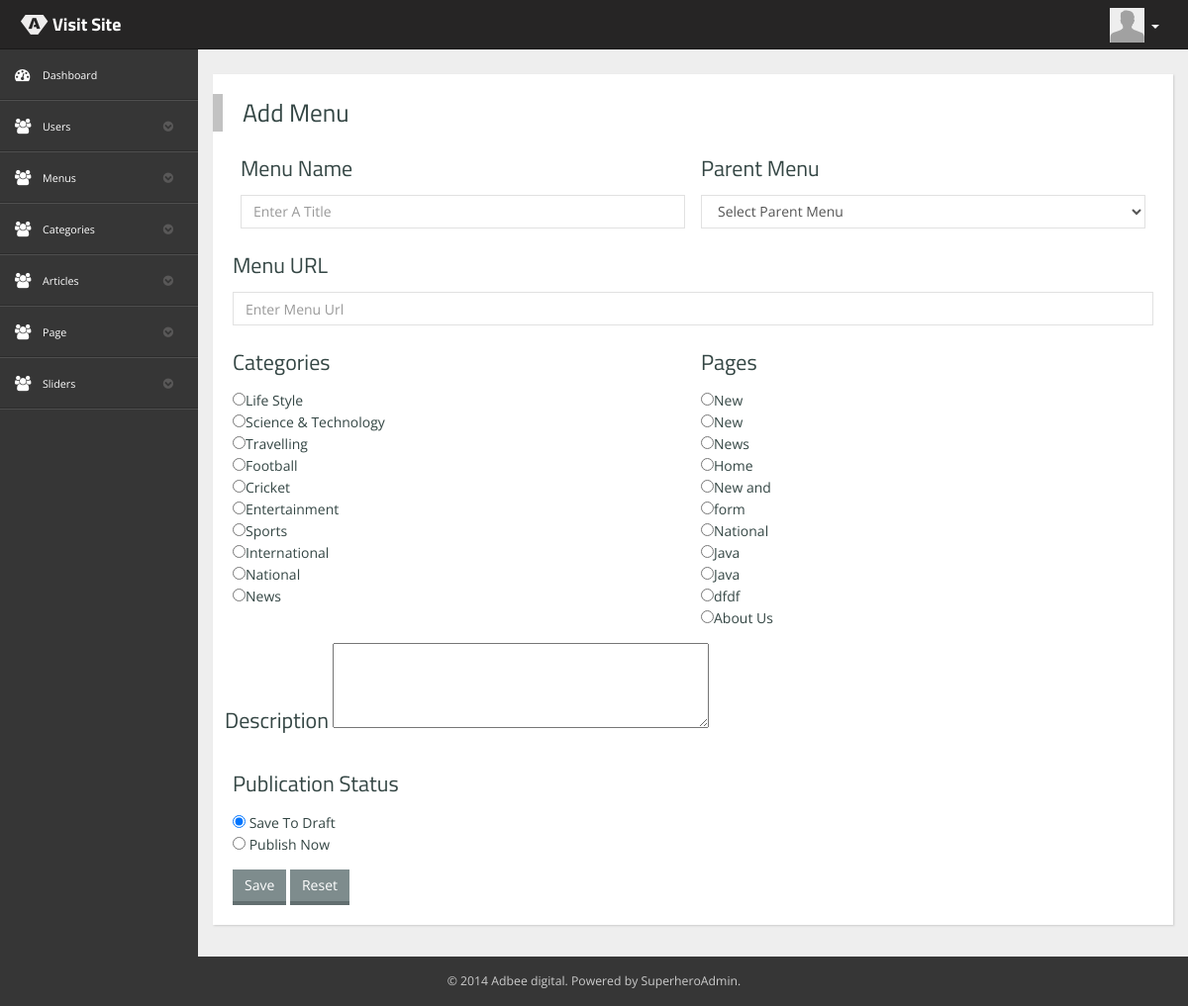
/backend/menu_edit.php, run on the app's committed database.
### tables this page shows
CREATE TABLE IF NOT EXISTS `categories` (
`id` int(11) NOT NULL,
  `title` varchar(255) NOT NULL,
  `parent_id` int(3) NOT NULL,
  `category_des` text NOT NULL,
  `publication_status` tinyint(1) NOT NULL DEFAULT '0',
  `created_at` datetime NOT NULL DEFAULT CURRENT_TIMESTAMP,
  `modified_at` datetime NOT NULL,
  `deleted_at` datetime NOT NULL
);

CREATE TABLE IF NOT EXISTS `pages` (
`id` int(11) NOT NULL,
  `user_id` int(11) NOT NULL,
  `title` varchar(255) NOT NULL,
  `sub_title` varchar(255) NOT NULL,
  `summary` text NOT NULL,
  `html_summary` text NOT NULL,
  `details` text NOT NULL,
  `html_details` text NOT NULL,
  `publication_status` tinyint(1) NOT NULL DEFAULT '0',
  `created_at` datetime NOT NULL DEFAULT CURRENT_TIMESTAMP,
  `modified_at` datetime NOT NULL,
  `deleled_at` datetime DEFAULT NULL
);

### src/Menus.php (called while the page is built, shortened)
<?php
class Menus {
    public $pdo;
    public $table = 'menus';
    public function __construct() {
        try {
            $this->pdo = new PDO('mysql:host=localhost;dbname=db_owncms', 'root', '');
            $this->pdo->setAttribute(PDO::ATTR_ERRMODE, PDO:: ERRMODE_EXCEPTION);
        } catch (PDOException $e) {
            echo "connection failed!" . $e->getMessage();
        }
    }
    public function single_menu($id = '') {
        $sql = "SELECT * FROM $this->table WHERE id = :id";
        $q = $this->pdo->prepare($sql);
        $q->bindParam(':id', $id);
        $q->execute();
        $result = $q->fetch(PDO::FETCH_ASSOC);
        return $result;
    }
}

### src/Categories.php (called while the page is built, shortened)
<?php
class Categories
{
    public $pdo;
    public $table = 'categories';
    public function __construct()
    {
        try {
            $this->pdo = new PDO('mysql:host=localhost;dbname=db_owncms', 'root', '');
            $this->pdo->setAttribute(PDO::ATTR_ERRMODE, PDO:: ERRMODE_EXCEPTION);
        } catch (PDOException $e) {
            echo "connection failed!" . $e->getMessage();
        }
    }
    public function select_all_categories()
    {
        $sql = "SELECT * FROM $this->table WHERE deleted_at IS NULL ORDER BY id DESC";
        $q = $this->pdo->prepare($sql);
        $q->execute();
        $data = $q->fetchAll(PDO::FETCH_ASSOC);
        return $data;
    }
}

### src/Pages.php (called while the page is built, shortened)
<?php
class Pages
{
    public $table = 'pages';
    public function __construct()
    {
        try {
            $this->pdo = new PDO('mysql:host=localhost;dbname=db_owncms', 'root', '');
            $this->pdo->setAttribute(PDO::ATTR_ERRMODE, PDO:: ERRMODE_EXCEPTION);
        } catch (PDOException $e) {
            echo "connection failed!" . $e->getMessage();
        }
    }
    public function select_all_pages(){
        $sql = "SELECT * FROM $this->table";
        $q = $this->pdo->prepare($sql);
        $q->execute();
        $result = $q->fetchAll(PDO::FETCH_ASSOC);
        return $result;
    }
}

### backend/menu_edit.php (the view, shortened to what this page needs)
<?php
$id = $_GET['id'];
$menuobj = new Menus();
$pageobj = new Pages();
$categoryobj = new Categories();
$single_menu = $menuobj->single_menu($id);
$page_all = $pageobj->select_all_pages();
$category_all = $categoryobj->select_all_categories();
?>
<!DOCTYPE html>
<html>
<head>
    <link href="../css/bootstrap/bootstrap.css" rel="stylesheet"/>
    <link href="../css/libs/font-awesome.css" type="text/css" rel="stylesheet"/>
    <link rel="stylesheet" type="text/css" href="../css/compiled/layout.css">
    <link rel="stylesheet" type="text/css" href="../css/compiled/elements.css">
</head>
<body>
<?php include_once 'admin_header_bar.php'; ?>
<div class="container">
    <div class="row">
        <div class="col-md-2" id="nav-col">
            <?php include_once 'admin_left_sidebar.php'; ?>
        </div>
        <div class="col-md-10" id="content-wrapper">
            <div class="row">
                <div class="col-lg-12">
                    <div class="row">
                        <div class="col-md-10 col-lg-12">
                            <div class="main-box">
                                <form action="menu_store.php" method="POST">
                                    <div class="clearfix">
                                        <h2>Add Menu</h2>
                                        <div class="col-lg-6">
                                            <div class="form-group">
                                                <label for="title"><h4>Menu Name</h4></label>
                                                <input type="text" name="title" class="form-control" id="title"
                                                       placeholder="Enter A Title" value="<?php echo $single_menu['title'] ?>">
                                            </div>
                                        </div>
                                        <div class="col-lg-6">
                                            <div class="form-group">
                                                <label for="title"><h4>Parent Menu</h4></label>
                                                <select name="parent_id" class="form-control">
                                                    <option value="">Select Parent Menu</option>
                                                </select>
                                            </div>
                                        </div>
                                        <div class="form-group">
                                            <label for="title"><h4>Menu URL</h4></label>
                                            <input type="text" name="url" class="form-control" id="title"
                                                   placeholder="Enter Menu Url" value="<?php echo $single_menu['url']; ?>">
                                        </div>
                                        <div class="row">
                                            <div class="col-lg-6">
                                                <div class="form-group">
                                                    <label for="title"><h4>Categories</h4></label><br>
                                                    <?php foreach ($category_all as $category){ ?>
                                                        <input type="radio" name="url"
                                                               value="<?php echo "category_archive.php?category_id=".$category['id']; ?>"<?php if ("category_archive.php?category_id=".$category['id'] == $single_menu['url']){ echo "checked";} ?>><?php echo $category['title']; ?><br>
                                                    <?php } ?>
                                                </div>
                                            </div>
                                            <div class="col-lg-6">
                                                <div class="form-group">
                                                    <label for="title"><h4>Pages</h4></label><br>
                                                    <?php foreach ($page_all as $page){ ?>
                                                        <input type="radio" name="url"
                                                               value="<?php echo "page.php?id=".$page['id']; ?>"<?php if ("page.php?id=".$page['id'] == $single_menu['url']){ echo "checked";} ?>><?php echo $page['title']; ?><br>
                                                    <?php } ?>
                                                </div>
                                            </div>
                                        </div>
                                        <div class="row">
                                            <div class="form-group">
                                                <label for="myeditor"><h4>Description</h4></label>
                                                <textarea name="menu_des" class="ckeditor" id="myeditor" rows="4"
                                                          cols="50" required><?php echo $single_menu['menu_des'] ?></textarea>
                                            </div>
                                        </div>
                                        <div class="form-group">
                                            <label><h4>Publication Status</h4></label><br>
                                            <input type="radio" name="publication_status" value="0" <?php if ($single_menu['publication_status'] == 0) {
                                            echo 'checked';
                                        } ?>> Save To Draft <br>
                                            <input type="radio" name="publication_status" value="1" <?php if ($single_menu['publication_status'] == 1) {
                                            echo 'checked';
                                        } ?>> Publish Now
                                        </div>
                                        <input type="submit" class="btn btn-default submit" value="Save">
                                        <input type="reset" class="btn btn-default submit" value="Reset"></div>
                                </form>
                            </div>
                            <div class="row">
                                <div class="col-md-12">
                                </div>
                            </div>
                        </div>
                    </div>
                </div>
            </div>
        </div>
    </div>
</div>
<footer id="footer-bar">
    <p id="footer-copyright">
        &copy; 2014 <a href="http://www.adbee.sk/" target="_blank">Adbee digital</a>. Powered by SuperheroAdmin.
    </p>
</footer>
</body>
</html>

### css/compiled/layout.css (style rules this page uses)
html, body { font-family: 'Open Sans', sans-serif; -webkit-font-smoothing: antialiased; }
body { color: #344644; background: #363636; }
h1, h2, h3, h4, h5, h6 { font-family: 'Titillium Web', Geneva, sans-serif; font-weight: 400; }
h2 { clear: both; font-size: 1.8em; margin-bottom: 10px; padding: 10px 0 10px 30px; }
h4 { font-size: 22px; }
a { color: #2bb6a3; outline: none !important; }
.container { padding-left: 8px; padding-right: 8px; }
.row { margin-left: -8px; margin-right: -8px; }
.col-xs-1, .col-sm-1, .col-md-1, .col-lg-1, .col-xs-2, .col-sm-2, .col-md-2, .col-lg-2, .col-xs-3, .col-sm-3, .col-md-3, .col-lg-3, .col-xs-4, .col-sm-4, .col-md-4, .col-lg-4, .col-xs-5, .col-sm-5, .col-md-5, .col-lg-5, .col-xs-6, .col-sm-6, .col-md-6, .col-lg-6, .col-xs-7, .col-sm-7, .col-md-7, .col-lg-7, .col-xs-8, .col-sm-8, .col-md-8, .col-lg-8, .col-xs-9, .col-sm-9, .col-md-9, .col-lg-9, .col-xs-10, .col-sm-10, .col-md-10, .col-lg-10, .col-xs-11, .col-sm-11, .col-md-11, .col-lg-11, .col-xs-12, .col-sm-12, .col-md-12, .col-lg-12 { padding-left: 8px; padding-right: 8px; }
.container { margin: 0; max-width: 1920px; width: 100%; }
.btn { border-radius: 0; }
#nav-col { padding: 0; }
#content-wrapper { background: #eeeeee; height: 100%; margin-top: 0; margin-bottom: 0; position: relative; min-height: 100%; padding: 15px; }
#content-wrapper > .row { opacity: 0; -webkit-transform: translateY(25px); -moz-transform: translateY(25px); -ms-transform: translateY(25px); -o-transform: translateY(25px); transform: translateY(25px); -webkit-transition: all 0.8s; -moz-transition: all 0.8s; -o-transition: all 0.8s; -ms-transition: all 0.8s; transition: all 0.8s; }
.main-box { background: #FFFFFF; -webkit-box-shadow: 1px 1px 2px 0 #CCCCCC; -moz-box-shadow: 1px 1px 2px 0 #CCCCCC; -o-box-shadow: 1px 1px 2px 0 #CCCCCC; -ms-box-shadow: 1px 1px 2px 0 #CCCCCC; box-shadow: 1px 1px 2px 0 #CCCCCC; margin-bottom: 16px; padding: 20px; }
.main-box h2 { margin: 0 0 15px -20px; padding: 5px 0 5px 20px; border-left: 10px solid #c2c2c2; }
#footer-bar { height: 50px; line-height: 50px; color: #cccccc; font-size: 0.875em; }
#footer-copyright { text-align: center; margin: 0; }
#footer-copyright a { color: #ccc; }

### css/compiled/elements.css (style rules this page uses)
.btn { border: none; padding: 6px 12px; border-bottom: 4px solid; -webkit-transition: border-color 0.1s ease-in-out 0s, background-color 0.1s ease-in-out 0s; transition: border-color 0.1s ease-in-out 0s, background-color 0.1s ease-in-out 0s; outline: none; }
.btn-default, .wizard-cancel, .wizard-back { background-color: #7e8c8d; border-color: #626f70; color: #fff; }
.form-group { margin-bottom: 15px; }
label { font-weight: 400; font-size: 0.875em; }
.form-control { border-radius: 0px; border-color: #e1e1e1; box-shadow: none; -webkit-box-shadow: none; }

### data on the page
categories: title "Life Style"
categories: title "Science & Technology"
categories: title "Travelling"
categories: title "Football"
categories: title "Cricket"
categories: title "Entertainment"
categories: title "Sports"
categories: title "International"
categories: title "National"
categories: title "News"
pages: title "New"
pages: title "New"
pages: title "News"
pages: title "Home"
pages: title "New and"
pages: title "form"
pages: title "National"
pages: title "Java"
pages: title "Java"
pages: title "dfdf"
pages: title "About Us"
